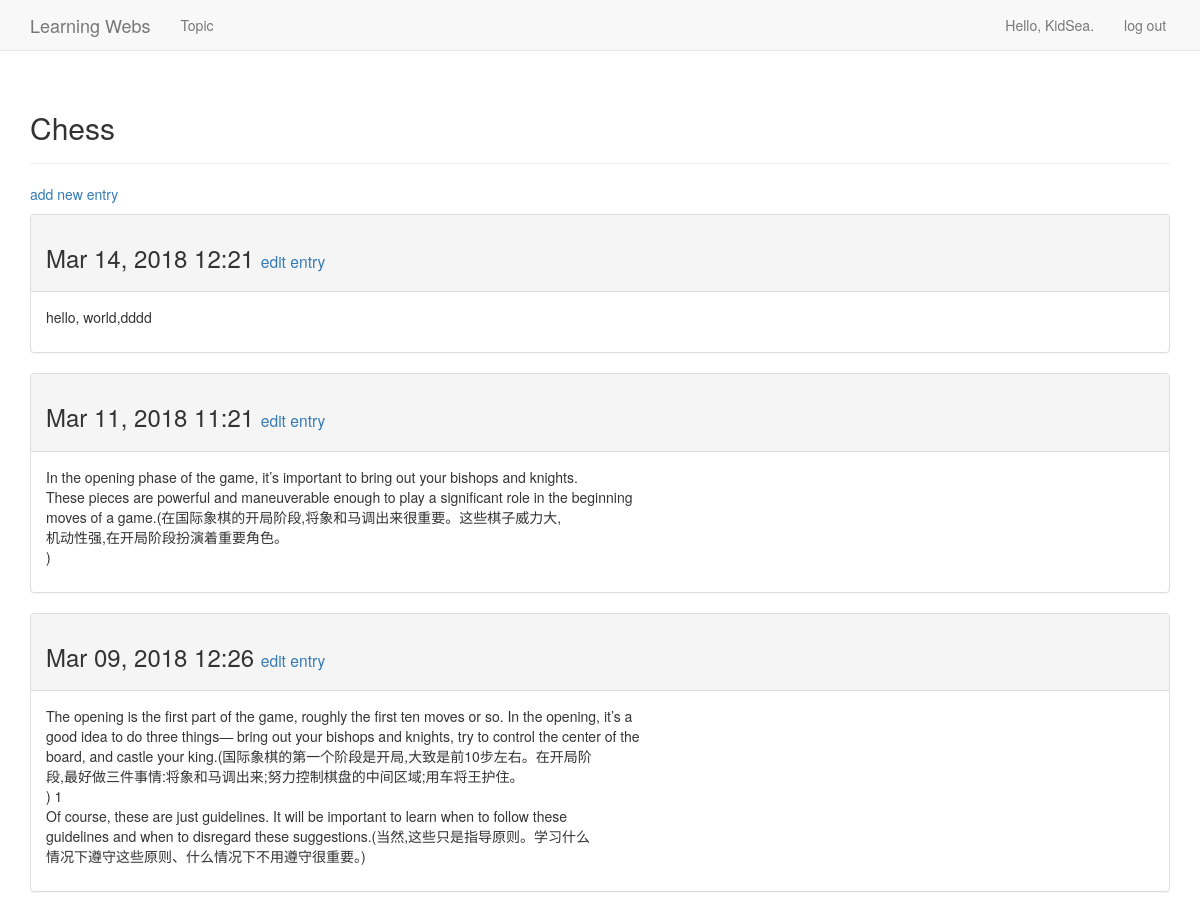
The page /topics/1/ (signed in) on the database its author committed.
### learning_webs/models.py (models this page shows, shortened)
class Topic(models.Model):
    text = models.CharField(max_length=200)
    date_added = models.DateTimeField(auto_now_add=True)
    owner = models.ForeignKey(User, on_delete=models.CASCADE)
    def __str__(self):
        return self.text

class Entry(models.Model):
    topic = models.ForeignKey(Topic, on_delete=models.CASCADE)
    text = models.TextField()
    date_added = models.DateTimeField(auto_now_add=True)
    class Meta:
        verbose_name_plural = 'entries'

### learning_webs/views.py (the view)
# urls.py: url(r'^topics/(?P<topic_id>\d+)/$', views.topic, name='topic'),
@login_required
def topic(request, topic_id):
    topic = Topic.objects.get(id=topic_id)
    """确认请求的主题属于当前用户"""
    if topic.owner != request.user:
        raise Http404
    entries = topic.entry_set.order_by('-date_added')
    context = {'topic': topic, 'entries': entries}
    return render(request, 'learning_webs/topic.html', context)

### learning_webs/templates/learning_webs/topic.html (shortened to what this page needs)
<!DOCTYPE html>
<html lang="en">
<head>
</head>
<body>
{% extends "learning_webs/base.html" %}
{% block header%}
  <h2>{{ topic }}</h2>
{% endblock header%}
{% block content %}
  <p>
    <a href="{% url 'learning_webs:new_entry' topic.id %}">add new entry</a>
  </p>
  {% for entry in entries %}
    <div class="panel panel-default">
        <div class="panel-heading">
            <h3>
                {{ entry.date_added | date:'M d, Y H:i' }}
                <small>
                    <a href="{% url 'learning_webs:edit_entry' entry.id %}">edit entry</a>
                </small>
            </h3>
        </div>
        <div class="panel-body">
            {{ entry.text | linebreaks}}
        </div>
    </div>
  {% endfor %}
{% endblock content %}

### learning_webs/templates/learning_webs/base.html (shortened to what this page needs)
{% load bootstrap3 %}
<!DOCTYPE html>
<html lang="en">
<head>
    {% bootstrap_css %}
</head>
<body>
    <nav class="navbar navbar-default navbar-static-top">
        <div class="container">
            <div class="navbar-header">
                <a class="navbar-brand" href="{% url 'learning_webs:index' %}">
                    Learning Webs
                </a>
            </div>
            <div id="navbar" class="navbar-collapse collapse">
                <ul class="nav navbar-nav">
                    <li><a href="{% url 'learning_webs:topics' %}">Topic</a></li>
                </ul>
                <ul class="nav navbar-nav navbar-right">
                    {% if user.is_authenticated %}
                        <li><a>Hello, {{ user.username }}.</a></li>
                        <li><a href="{% url 'users:logout' %}">log out</a></li>
                    {% else %}
                        <li><a href="{% url 'users:register' %}">register</a></li>
                        <li><a href="{% url 'users:login' %}">log in</a></li>
                    {% endif %}
                </ul>
            </div>
        </div>
    </nav>
    <div class="container">
        <div class="page-header">
            {% block header %}{% endblock header %}
        </div>
        <div>
            {% block content %}{% endblock content %}
        </div>
    </div>
</body>
</html>

### rows shown on the page
Topic: text "Chess"
Entry: date_added "Mar 14, 2018 12:21", text "hello, world,dddd"
Entry: date_added "Mar 11, 2018 11:21", text "In the opening phase of the game, it’s important to bring out your bishops and knights. These pieces are powerful and maneuverable enough to play a significant role in the beginning moves of a game.(在国际象棋的开局阶段,将象和马调出来很重要。这些棋子威力大, 机动性强,在开局阶段扮演着重要角色。 )"
Entry: date_added "Mar 09, 2018 12:26", text "The opening is the first part of the game, roughly the first ten moves or so. In the opening, it’s a good idea to do three things— bring out your bishops and knights, try to control the center of the board, and castle your king.(国际象棋的第一个阶段是开局,大致是前10步左右。在开局阶 段,最好做三件事情:将象和马调出来;努力控制棋盘的中间区域;用车将王护住。 ) 1 Of course, these are just guidelines. It will be important to learn when to follow these guidelines and when to disregard these suggestions.(当然,这些只是指导原则。学习什么 情况下遵守这些原则、什么情况下不用遵守很重要。)"

### other values the page prints
{{ user.username }} "KidSea"
